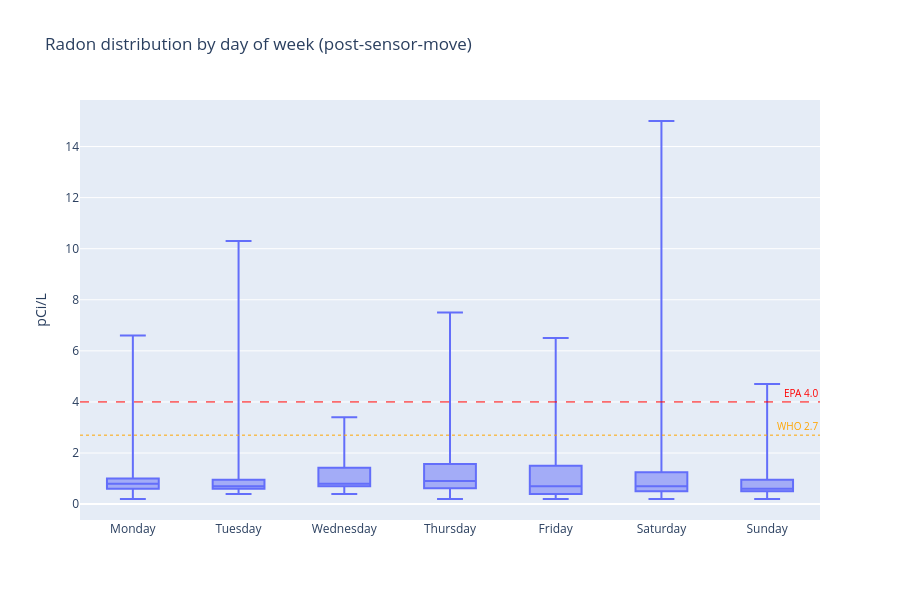

Notebook source saved alongside this figure:
### Markdown cell above
## Day-of-week pattern

### Code cell
by_dow = df_post.copy()
by_dow['dow'] = by_dow.index.day_name()
dow_order = ['Monday', 'Tuesday', 'Wednesday', 'Thursday', 'Friday', 'Saturday', 'Sunday']

fig = px.box(by_dow, x='dow', y='radon', points=False,
             category_orders={'dow': dow_order},
             title='Radon distribution by day of week (post-sensor-move)',
             labels={'radon': 'pCi/L', 'dow': ''})
annotate(fig)
fig.show()

### Figure 1 — Plotly figure (JSON) as saved in the notebook; plotly's stock layout.template omitted (floating-point values rounded to 4 significant figures; data arrays with more than 128 entries replaced by an {"elided": "..."} marker saying what was removed)
{"data": [{"alignmentgroup": "True", "boxpoints": false, "hovertemplate": "=%{x}<br>pCi/L=%{y}<extra></extra>", "legendgroup": "", "marker": {"color": "#636efa"}, "name": "", "notched": false, "offsetgroup": "", "orientation": "v", "showlegend": false, "type": "box", "x": {"elided": "346 str values"}, "x0": " ", "xaxis": "x", "y": {"elided": "346 float values"}, "y0": " ", "yaxis": "y"}], "layout": {"annotations": [{"font": {"color": "red", "size": 10}, "showarrow": false, "text": "EPA 4.0", "x": 1, "xanchor": "right", "xref": "x domain", "y": 4.0, "yanchor": "bottom", "yref": "y"}, {"font": {"color": "orange", "size": 10}, "showarrow": false, "text": "WHO 2.7", "x": 1, "xanchor": "right", "xref": "x domain", "y": 2.7, "yanchor": "bottom", "yref": "y"}], "boxmode": "group", "height": 600, "legend": {"tracegroupgap": 0}, "shapes": [{"line": {"color": "red", "dash": "dash", "width": 1}, "type": "line", "x0": 0, "x1": 1, "xref": "x domain", "y0": 4.0, "y1": 4.0, "yref": "y"}, {"line": {"color": "orange", "dash": "dot", "width": 1}, "type": "line", "x0": 0, "x1": 1, "xref": "x domain", "y0": 2.7, "y1": 2.7, "yref": "y"}], "title": {"text": "Radon distribution by day of week (post-sensor-move)"}, "xaxis": {"anchor": "y", "categoryarray": ["Monday", "Tuesday", "Wednesday", "Thursday", "Friday", "Saturday", "Sunday"], "categoryorder": "array", "domain": [0.0, 1.0], "title": {"text": ""}}, "yaxis": {"anchor": "x", "domain": [0.0, 1.0], "title": {"text": "pCi/L"}}}}
